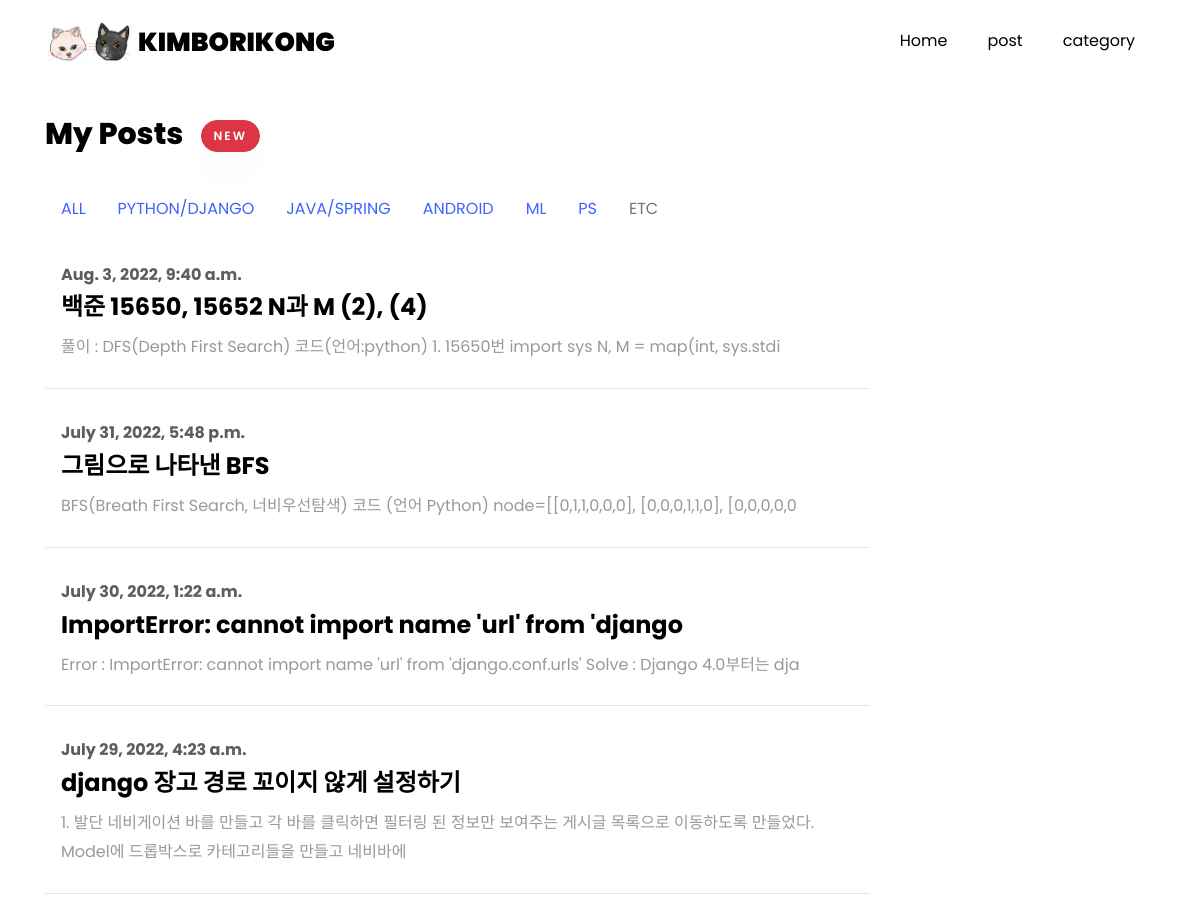
Before: / with the older database file.
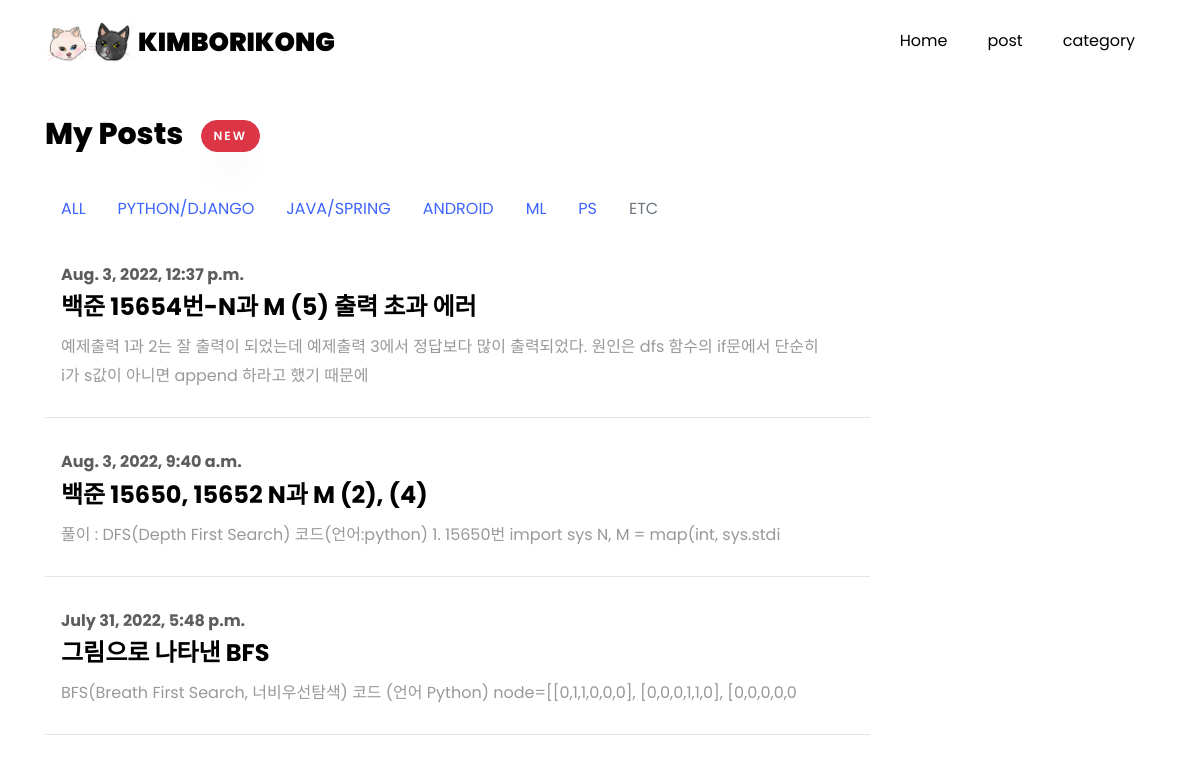
After: the same page with the newer database file.
### main/models.py (models this page shows, shortened)
class Post(models.Model):
    CATEGORIES = (
        ('PYTHON/DJANGO', 'python/django'),
        ('JAVA/SPRING', 'java/spring'),
        ('ANDROID', 'android'),
        ('ML', 'ml'),
        ('PS', 'ps'),
        ('ETC', 'etc')
    )
    category = models.CharField(max_length=200, default="etc", choices=CATEGORIES)
    postname=models.CharField(max_length=100)
    contents=models.TextField()
    mainphoto=models.ImageField(blank=True,null=True)
    subphoto1=models.ImageField(blank=True, null=True)
    subphoto1 = models.ImageField(blank=True, null=True)
    subphoto2 = models.ImageField(blank=True, null=True)
    subphoto3 = models.ImageField(blank=True, null=True)
    subphoto4 = models.ImageField(blank=True, null=True)
    subphoto5 = models.ImageField(blank=True, null=True)
    subphoto6 = models.ImageField(blank=True, null=True)
    subphoto7 = models.ImageField(blank=True, null=True)
    subphoto8 = models.ImageField(blank=True, null=True)
    subphoto9 = models.ImageField(blank=True, null=True)
    created_at = models.DateTimeField(auto_now_add=True)
    updated_at = models.DateTimeField(auto_now=True)
    def summary(self):
        return self.contents[:100]

### main/views.py (the view)
# urls.py: path('', views.index, name='index'),
def index(request):
    postlist = Post.objects.all()
    return render(request, 'main/index.html', {'postlist': postlist})

### main/templates/main/index.html (shortened to what this page needs)
<!DOCTYPE html>
{% load static %}
<html lang="en">
<head>
    <link rel="stylesheet" href="{% static 'css/animate.css' %}">
    <link rel="stylesheet" href="{% static 'css/style2.css' %}">
</head>
<body data-spy="scroll" data-target=".site-navbar-target" data-offset="300">
{% include "./components/nav.html" %}
<section class="ftco-section ftco-no-pb goto-here" id="post-section">
    <div class="container">
        <div class="row">
            <div class="col-md-9">
                <div id="page-1" class="page one">
                    <h2 class="heading">My Posts &nbsp; <button type="button" class="btn btn-danger" onclick="location.href='{% url 'main:writing' %}'">new</button></h2>
{% include "./components/c_nav.html" %}
                    {% for list in postlist reversed%}
                    <div class="resume-wrap d-flex ftco-animate">
                        <div class="text pl-3">
                            <span class="date">{{list.created_at}}</span>
                            <h2 onclick="location.href='{% url 'main:posting' pk=list.pk %}'" onMouseover="this.style.color='#3e64ff';"
                                onMouseout="this.style.color='black';" style="cursor:pointer">{{list.postname}}</h2>
                            <p>{{list.summary}}</p>
                        </div>
                    </div>
                    {% endfor %}
                </div>
            </div>
        </div>
    </div>
</section>
</body>
</html>

Changed rows visible on the page:
no longer on this page (row unchanged): Post: created_at "July 30, 2022, 1:22 a.m.", postname "ImportError: cannot import name 'url' from 'django", summary "Error : ImportError: cannot import name 'url' from 'django.conf.urls' Solve : Django 4.0부터는 dja"
no longer on this page (row unchanged): Post: created_at "July 29, 2022, 4:23 a.m.", postname "django 장고 경로 꼬이지 않게 설정하기", summary "1. 발단 네비게이션 바를 만들고 각 바를 클릭하면 필터링 된 정보만 보여주는 게시글 목록으로 이동하도록 만들었다. Model에 드롭박스로 카테고리들을 만들고 네비바에"
added Post: created_at "Aug. 3, 2022, 12:37 p.m.", postname "백준 15654번-N과 M (5) 출력 초과 에러", summary "예제출력 1과 2는 잘 출력이 되었는데 예제출력 3에서 정답보다 많이 출력되었다. 원인은 dfs 함수의 if문에서 단순히 i가 s값이 아니면 append 하라고 했기 때문에"
